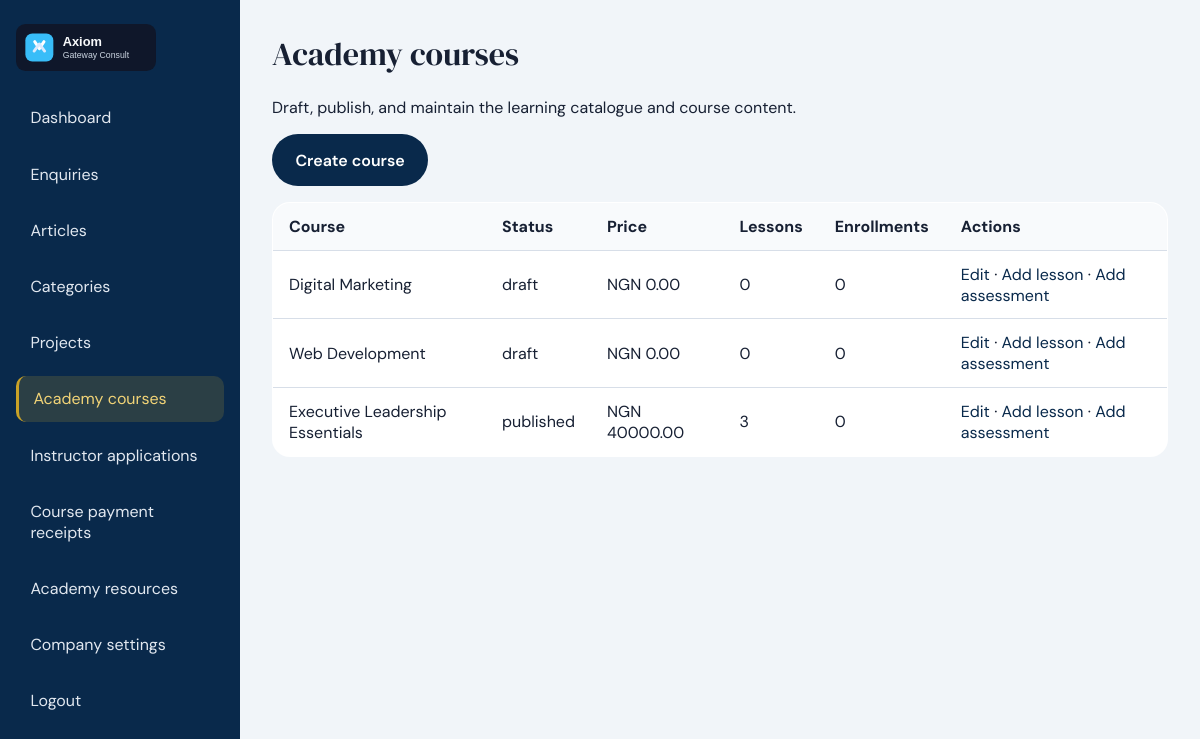
Page /admin/courses (signed in) on the earlier database version.
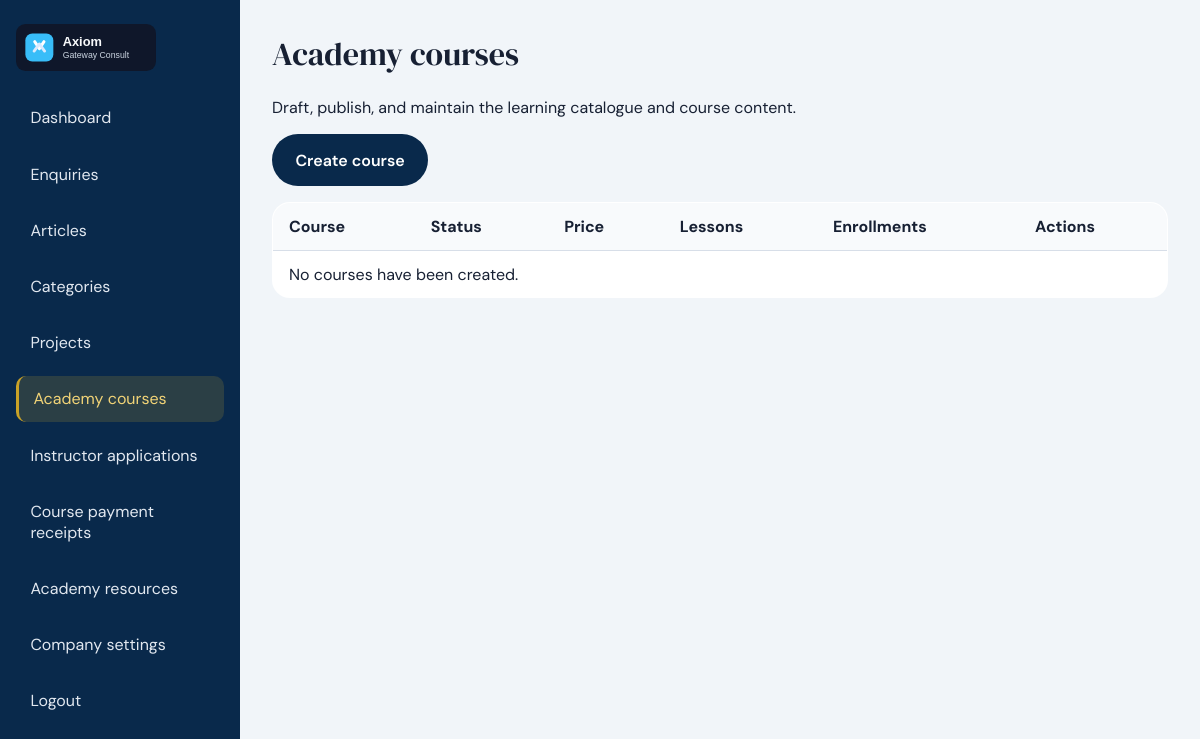
Same page on the later database version.
### app/models.py (models this page shows)
class TimestampMixin:
    created_at = db.Column(db.DateTime, default=lambda: datetime.now(timezone.utc), nullable=False)
    updated_at = db.Column(
        db.DateTime,
        default=lambda: datetime.now(timezone.utc),
        onupdate=lambda: datetime.now(timezone.utc),
        nullable=False,
    )

class Course(TimestampMixin, db.Model):
    __tablename__ = "courses"
    id = db.Column(db.Integer, primary_key=True)
    title = db.Column(db.String(200), nullable=False)
    slug = db.Column(db.String(200), unique=True, nullable=False, index=True)
    short_description = db.Column(db.Text, nullable=False)
    description = db.Column(db.Text, nullable=False)
    cover_image = db.Column(db.String(255))
    category_id = db.Column(db.Integer, db.ForeignKey("course_categories.id"), nullable=True)
    instructor_id = db.Column(db.Integer, db.ForeignKey("instructors.id"), nullable=True, index=True)
    review_status = db.Column(db.String(20), default="not_required", nullable=False, index=True)
    target_audience = db.Column(db.Text)
    requirements = db.Column(db.Text)
    what_students_learn = db.Column(db.Text)
    category = db.relationship("CourseCategory", back_populates="courses")
    instructor = db.relationship("Instructor", back_populates="courses")
    instructor_name = db.Column(db.String(120), default="Axiom Gateway Consult")
    difficulty = db.Column(db.String(30), default="Beginner")
    duration_hours = db.Column(db.Integer, default=1)
    language = db.Column(db.String(60), default="English")
    price = db.Column(db.Float, default=0.0)
    currency = db.Column(db.String(10), default="NGN")
    is_free = db.Column(db.Boolean, default=False, nullable=False)
    status = db.Column(db.String(20), default="draft", nullable=False)
    is_featured = db.Column(db.Boolean, default=False, nullable=False)
    certificate_eligible = db.Column(db.Boolean, default=True, nullable=False)
    objectives = db.Column(db.Text)
    prerequisites = db.Column(db.Text)
    published_at = db.Column(db.DateTime)
    lessons = db.relationship("CourseLesson", back_populates="course", cascade="all, delete-orphan")
    enrolments = db.relationship("CourseEnrollment", back_populates="course", cascade="all, delete-orphan")

### app/routes.py (the view)
@admin_bp.route("/courses")
@login_required
def courses_admin():
    courses = Course.query.order_by(Course.updated_at.desc()).all()
    return render_template("admin/courses.html", courses=courses)

### app/__init__.py (called while the page is built)
def load_user(user_id):
    from .models import AdminUser, Instructor, Student
    if not user_id:
        return None
    prefix, _, suffix = str(user_id).partition(":")
    if prefix == "student" and suffix.isdigit():
        return db.session.get(Student, int(suffix))
    if prefix == "admin" and suffix.isdigit():
        return db.session.get(AdminUser, int(suffix))
    if prefix == "instructor" and suffix.isdigit():
        return db.session.get(Instructor, int(suffix))
    if user_id.isdigit():
        return db.session.get(AdminUser, int(user_id))
    return None

def student_load_user(user_id):
    return load_user(user_id)

### app/models.py (called while the page is built)
    @staticmethod
    def get_settings():
        settings = CompanySettings.query.order_by(CompanySettings.id.desc()).first()
        if settings:
            return settings
        default = CompanySettings()
        db.session.add(default)
        db.session.commit()
        return default

### app/routes.py (called while the page is built)
@admin_bp.before_request
def restrict_admin_area():
    if request.endpoint in {"admin.admin_login", "admin.admin_signup"}:
        return None
    if not isinstance(current_user, AdminUser):
        if not current_user.is_authenticated:
            return redirect(url_for("admin.admin_login", next=request.url))
        abort(403)

@admin_bp.before_request
def require_login():
    if request.endpoint and request.endpoint.startswith("admin") and request.endpoint not in {"admin.admin_login", "admin.admin_signup"}:
        if not current_user.is_authenticated:
            return redirect(url_for("admin.admin_login"))
        if not isinstance(current_user, AdminUser):
            abort(403)

### app/templates/admin/courses.html (shortened to what this page needs)
{% extends 'admin/layout.html' %}
{% block content %}
<h1>Academy courses</h1>
<p>Draft, publish, and maintain the learning catalogue and course content.</p>
<a class="btn btn-primary" href="{{ url_for('admin.course_new') }}">Create course</a>
<table>
  <thead><tr><th>Course</th><th>Status</th><th>Price</th><th>Lessons</th><th>Enrollments</th><th>Actions</th></tr></thead>
  <tbody>
    {% for course in courses %}
    <tr>
      <td>{{ course.title }}</td><td>{{ course.status }}</td>
      <td>{% if course.is_free %}Free{% else %}{{ course.currency }} {{ '%.2f'|format(course.price) }}{% endif %}</td>
      <td>{{ course.lessons|length }}</td><td>{{ course.enrolments|length }}</td>
      <td>
        <a href="{{ url_for('admin.course_edit', course_id=course.id) }}">Edit</a> ·
        <a href="{{ url_for('admin.lesson_new', course_id=course.id) }}">Add lesson</a> ·
        <a href="{{ url_for('admin.quiz_new', course_id=course.id) }}">Add assessment</a>
      </td>
    </tr>
    {% else %}<tr><td colspan="6">No courses have been created.</td></tr>{% endfor %}
  </tbody>
</table>
{% endblock %}

### app/templates/admin/layout.html (shortened to what this page needs)
<!DOCTYPE html>
<html lang="en">
  <head>
    <link rel="stylesheet" href="{{ url_for('static', filename='css/style.css') }}">
    <link rel="stylesheet" href="{{ url_for('static', filename='css/brand.css') }}">
  </head>
  <body class="admin-body">
    <div class="admin-shell">
      <aside class="admin-sidebar">
        <div class="brand-box">
          <img src="{{ url_for('static', filename='images/logo.svg') }}" alt="Axiom logo">
        </div>
        <nav class="admin-nav">
          <a href="{{ url_for('admin.dashboard') }}" {% if request.endpoint == 'admin.dashboard' %}aria-current="page"{% endif %}>Dashboard</a>
          <a href="{{ url_for('admin.enquiries') }}" {% if request.endpoint == 'admin.enquiries' %}aria-current="page"{% endif %}>Enquiries</a>
          <a href="{{ url_for('admin.articles') }}" {% if request.endpoint == 'admin.articles' %}aria-current="page"{% endif %}>Articles</a>
          <a href="{{ url_for('admin.categories') }}" {% if request.endpoint == 'admin.categories' %}aria-current="page"{% endif %}>Categories</a>
          <a href="{{ url_for('admin.projects_admin') }}" {% if request.endpoint == 'admin.projects_admin' %}aria-current="page"{% endif %}>Projects</a>
          <a href="{{ url_for('admin.courses_admin') }}" {% if request.endpoint == 'admin.courses_admin' %}aria-current="page"{% endif %}>Academy courses</a>
          <a href="{{ url_for('admin.instructors_admin') }}" {% if request.endpoint == 'admin.instructors_admin' %}aria-current="page"{% endif %}>Instructor applications</a>
          <a href="{{ url_for('admin.course_payments') }}" {% if request.endpoint == 'admin.course_payments' %}aria-current="page"{% endif %}>Course payment receipts</a>
          <a href="{{ url_for('admin.products_admin') }}" {% if request.endpoint == 'admin.products_admin' %}aria-current="page"{% endif %}>Academy resources</a>
          <a href="{{ url_for('admin.settings') }}" {% if request.endpoint == 'admin.settings' %}aria-current="page"{% endif %}>Company settings</a>
          <a href="{{ url_for('admin.admin_logout') }}">Logout</a>
        </nav>
      </aside>
      <main class="admin-main">
        {% block content %}{% endblock %}
      </main>
    </div>
  </body>
</html>

### app/static/css/style.css (style rules this page uses)
:root { --primary: #09294b; --primary-2: #173b5d; --accent: #c9a227; --accent-soft: #fbf8ed; --surface: #f8fafc; --surface-2: #f5f7fa; --muted: #475569; --border: #d7dee8; --success: #166534; --error: #b91c1c; --warning: #92400e; --shadow: 0 18px 50px rgba(15, 23, 42, 0.08); }
* { box-sizing: border-box; }
html { scroll-behavior: smooth; }
body { font-family: "DM Sans", sans-serif; background: #fff; color: var(--primary); margin: 0; line-height: 1.6; }
body, input, textarea, select, button { font: inherit; }
a { color: var(--primary); text-decoration: none; }
img { max-width: 100%; display: block; }
.btn { display: inline-flex; align-items: center; justify-content: center; padding: 0.9rem 1.4rem; border-radius: 999px; font-weight: 600; border: 1px solid transparent; transition: .2s ease; cursor: pointer; }
.btn-primary { background: var(--primary); color: white; }
.section-header h2, .section-header h1, h1, h2, h3 { margin-top: 0; }
.admin-body { background: #f1f5f9; }
.admin-shell { display: grid; grid-template-columns: 240px 1fr; min-height: 100vh; }
.admin-sidebar { background: var(--primary); color: white; padding: 1.5rem 1rem; }
.brand-box img { width: 140px; margin-bottom: 1.5rem; }
.admin-nav { display: flex; flex-direction: column; gap: 0.6rem; }
.admin-nav a { color: #e2e8f0; padding: 0.8rem 0.9rem; border-radius: 10px; }
.admin-nav a[aria-current="page"] { background: rgba(201, 162, 39, 0.18); color: #f2d477; border-left: 3px solid #c9a227; }
.admin-main { padding: 2rem; }
table { width: 100%; border-collapse: collapse; background: white; border: 1px solid var(--border); border-radius: 18px; overflow: hidden; margin-top: 1rem; }
th, td { padding: 0.8rem 1rem; border-bottom: 1px solid var(--border); text-align: left; }
th { background: #f8fafc; }

### app/static/css/brand.css (style rules this page uses)
:root { --axiom-navy: #09294b; --axiom-gold: #c9a227; --axiom-gold-dark: #806313; --axiom-surface: #f5f7fa; --axiom-text: #172033; --axiom-muted: #64748b; }
body { font-family: "DM Sans", sans-serif; color: var(--axiom-text); }
h1, h2 { font-family: "DM Serif Display", serif; font-weight: 400; }

Differences in the rows shown:
removed Course: title "Digital Marketing", status "draft", currency "NGN", price "0.00", lessons|length "0", enrolments|length "0"
removed Course: title "Web Development", status "draft", currency "NGN", price "0.00", lessons|length "0", enrolments|length "0"
removed Course: title "Executive Leadership Essentials", status "published", currency "NGN", price "40000.00", lessons|length "3", enrolments|length "0"
Other differences:
text now shown: "No courses have been created."
